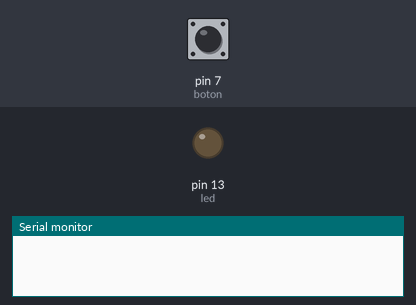
This sketch was run on a simulated Arduino Uno, built with avr-gcc and run on an emulated ATmega328P. Shown: output pins drawn as LEDs (lit = HIGH), the last lines printed to the serial monitor. Inputs (shaded band) come from the test bench; at power-on: pin 7 (boton) LOW.

Above: at 1.2 s.
1.3 s: pin 7 (boton) pulled HIGH for 0.15 s
At 2.7 s:
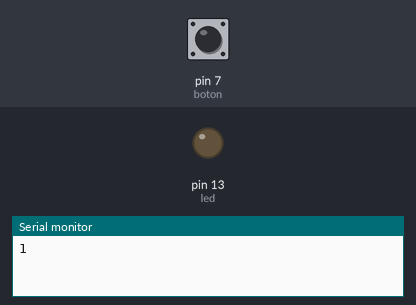
3.0 s: pin 7 (boton) pulled HIGH for 3.2 s
At 3.8 s:
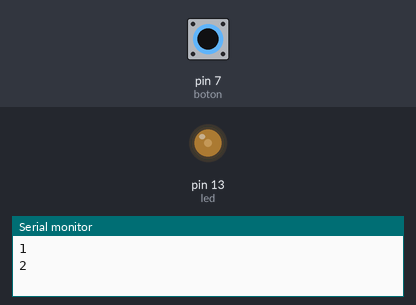
Timing chart, 0 to 7.7 s (numbered marks = the images above; inputs shaded):
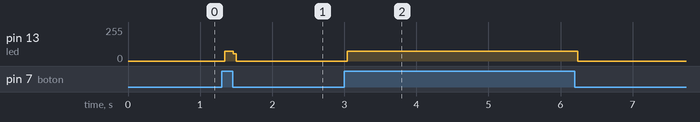

Measured:
- after the input at 1.3 s, pin 13 (led): 0/255 → 73/255 at once, → 0/255 0.12 s later
- after the input at 3.0 s, pin 13 (led): 0/255 → 73/255 at once, → 0/255 3.2 s later

The sketch:

codigo.ino
```cpp
/***   Global variables   ***/
int led=13;
int boton=7;
int valor=0;
int contador=0;
int valor_anterior=0;

/***   Function declaration   ***/

void setup()
{


  Serial.begin(9600);

}


void loop()
{
    pinMode(boton,INPUT);
    valor=digitalRead(boton);
    if (valor == HIGH) {
      pinMode(led,OUTPUT);
      digitalWrite(led,HIGH);
      if (valor_anterior == LOW) {
        contador=contador + 1;
        Serial.println(contador);
       }
     }
    pinMode(led,OUTPUT);
    digitalWrite(led,LOW);
    valor_anterior=valor;
    valor=0;

}

/***   Function definition   ***/
```
